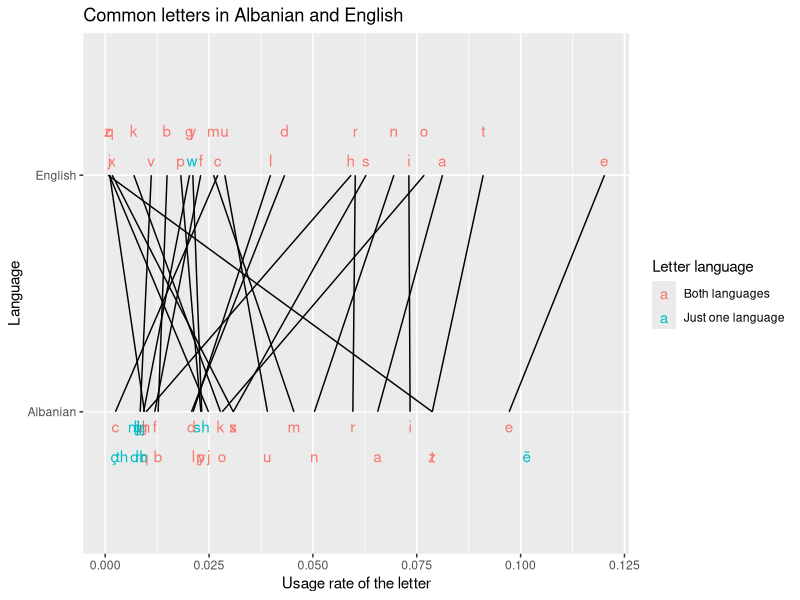

The R source for this figure:
library(ggplot2)

f <- read.csv('frequencies.csv', stringsAsFactors = FALSE)
f$p <- f$percent / 100
f$percent <- NULL
f$language <- factor(f$language, levels = c('al', 'en'))
common.letters <- intersect(f[f$language == 'al','letter'],
                            f[f$language == 'en','letter'])

f$unique <- f$letter %in% common.letters
f$unique <- factor(f$unique, levels = c(TRUE, FALSE))

levels(f$language) <- c('Albanian', 'English')
levels(f$unique) <- c('Both languages', 'Just one language')

scale <- 1.25
f$ylabel <- 1.5 + ((as.numeric(f$language) - 1.5 + c(-0.05, 0.05)) * scale)
p <- ggplot(f) +
       aes(group = letter, x = p, label = letter) +
       geom_line(aes(y = language)) +
       geom_text(aes(y = ylabel, ymax = ylabel, color = unique),
                 position = 'dodge') +
                #position = position_stack(height = 0))
       ggtitle('Common letters in Albanian and English') +
       xlab('Usage rate of the letter') +
       ylab('Language') +
       scale_color_discrete('Letter language')
